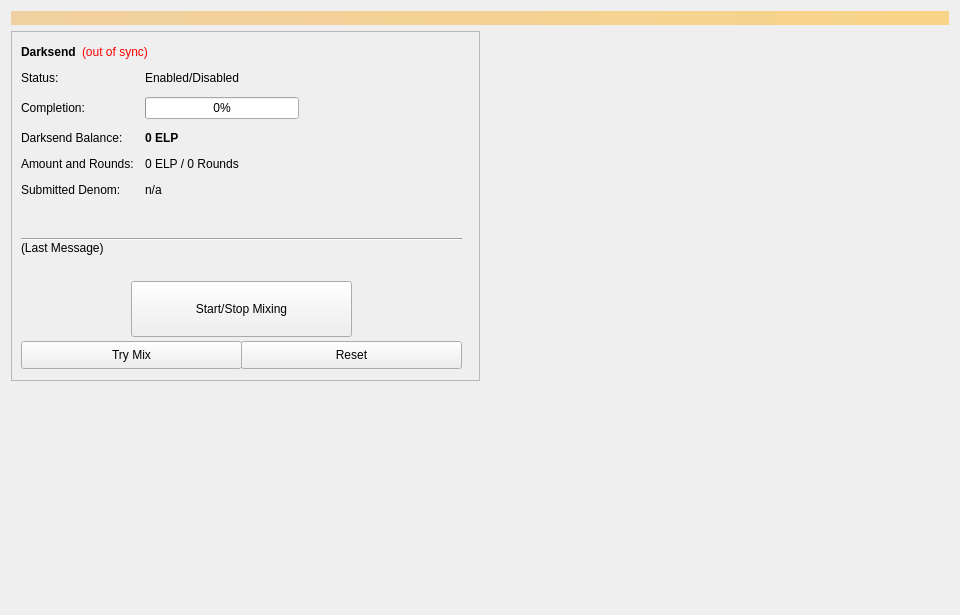
<?xml version="1.0" encoding="UTF-8"?>
<ui version="4.0">
 <class>Coinmix</class>
 <widget class="QWidget" name="Coinmix">
  <property name="geometry">
   <rect>
    <x>0</x>
    <y>0</y>
    <width>960</width>
    <height>615</height>
   </rect>
  </property>
  <property name="minimumSize">
   <size>
    <width>960</width>
    <height>0</height>
   </size>
  </property>
  <property name="windowTitle">
   <string>Form</string>
  </property>
  <layout class="QVBoxLayout" name="topLayout">
   <item>
    <widget class="QLabel" name="labelAlerts">
     <property name="visible">
      <bool>false</bool>
     </property>
     <property name="styleSheet">
      <string notr="true">background-color: qlineargradient(x1: 0, y1: 0, x2: 1, y2: 0, stop:0 #F0D0A0, stop:1 #F8D488); color:#000000;</string>
     </property>
     <property name="wordWrap">
      <bool>true</bool>
     </property>
     <property name="margin">
      <number>3</number>
     </property>
    </widget>
   </item>
   <item>
    <layout class="QHBoxLayout" name="horizontalLayout" stretch="1,1">
     <item>
      <layout class="QVBoxLayout" name="verticalLayout_2">
       <item>
        <widget class="QFrame" name="frameDarksend">
         <property name="minimumSize">
          <size>
           <width>0</width>
           <height>350</height>
          </size>
         </property>
         <property name="layoutDirection">
          <enum>Qt::LeftToRight</enum>
         </property>
         <property name="frameShape">
          <enum>QFrame::StyledPanel</enum>
         </property>
         <property name="frameShadow">
          <enum>QFrame::Raised</enum>
         </property>
         <widget class="QWidget" name="formLayoutWidget">
          <property name="geometry">
           <rect>
            <x>10</x>
            <y>40</y>
            <width>451</width>
            <height>161</height>
           </rect>
          </property>
          <layout class="QFormLayout" name="formLayout">
           <property name="fieldGrowthPolicy">
            <enum>QFormLayout::AllNonFixedFieldsGrow</enum>
           </property>
           <property name="horizontalSpacing">
            <number>11</number>
           </property>
           <property name="verticalSpacing">
            <number>12</number>
           </property>
           <item row="0" column="0">
            <widget class="QLabel" name="label_6">
             <property name="text">
              <string>Status:</string>
             </property>
            </widget>
           </item>
           <item row="1" column="0">
            <widget class="QLabel" name="label_7">
             <property name="text">
              <string>Completion:</string>
             </property>
            </widget>
           </item>
           <item row="1" column="1">
            <widget class="QProgressBar" name="DarksendProgress">
             <property name="maximumSize">
              <size>
               <width>154</width>
               <height>16777215</height>
              </size>
             </property>
             <property name="value">
              <number>0</number>
             </property>
            </widget>
           </item>
           <item row="2" column="0">
            <widget class="QLabel" name="labelAnonymizedText">
             <property name="text">
              <string>Darksend Balance:</string>
             </property>
            </widget>
           </item>
           <item row="2" column="1">
            <widget class="QLabel" name="labelAnonymized">
             <property name="font">
              <font>
               <weight>75</weight>
               <bold>true</bold>
              </font>
             </property>
             <property name="text">
              <string notr="true">0 ELP</string>
             </property>
            </widget>
           </item>
           <item row="3" column="0">
            <widget class="QLabel" name="label_8">
             <property name="text">
              <string>Amount and Rounds:</string>
             </property>
            </widget>
           </item>
           <item row="3" column="1">
            <widget class="QLabel" name="labelAmountRounds">
             <property name="text">
              <string>0 ELP / 0 Rounds</string>
             </property>
            </widget>
           </item>
           <item row="4" column="0">
            <widget class="QLabel" name="label_9">
             <property name="text">
              <string>Submitted Denom:</string>
             </property>
            </widget>
           </item>
           <item row="4" column="1">
            <widget class="QLabel" name="labelSubmittedDenom">
             <property name="toolTip">
              <string>The denominations you submitted to the Masternode.&lt;br&gt;To mix, other users must submit the exact same denominations.</string>
             </property>
             <property name="text">
              <string>n/a</string>
             </property>
            </widget>
           </item>
           <item row="0" column="1">
            <widget class="QLabel" name="DarksendEnabled">
             <property name="text">
              <string>Enabled/Disabled</string>
             </property>
            </widget>
           </item>
          </layout>
         </widget>
         <widget class="QPushButton" name="runAutoDenom">
          <property name="geometry">
           <rect>
            <x>251</x>
            <y>17</y>
            <width>1</width>
            <height>1</height>
           </rect>
          </property>
          <property name="palette">
           <palette>
            <active>
             <colorrole role="WindowText">
              <brush brushstyle="SolidPattern">
               <color alpha="255">
                <red>0</red>
                <green>0</green>
                <blue>0</blue>
               </color>
              </brush>
             </colorrole>
             <colorrole role="Button">
              <brush brushstyle="SolidPattern">
               <color alpha="255">
                <red>239</red>
                <green>238</green>
                <blue>238</blue>
               </color>
              </brush>
             </colorrole>
             <colorrole role="Light">
              <brush brushstyle="SolidPattern">
               <color alpha="255">
                <red>255</red>
                <green>255</green>
                <blue>255</blue>
               </color>
              </brush>
             </colorrole>
             <colorrole role="Midlight">
              <brush brushstyle="SolidPattern">
               <color alpha="255">
                <red>247</red>
                <green>246</green>
                <blue>246</blue>
               </color>
              </brush>
             </colorrole>
             <colorrole role="Dark">
              <brush brushstyle="SolidPattern">
               <color alpha="255">
                <red>119</red>
                <green>119</green>
                <blue>119</blue>
               </color>
              </brush>
             </colorrole>
             <colorrole role="Mid">
              <brush brushstyle="SolidPattern">
               <color alpha="255">
                <red>159</red>
                <green>159</green>
                <blue>159</blue>
               </color>
              </brush>
             </colorrole>
             <colorrole role="Text">
              <brush brushstyle="SolidPattern">
               <color alpha="255">
                <red>0</red>
                <green>0</green>
                <blue>0</blue>
               </color>
              </brush>
             </colorrole>
             <colorrole role="BrightText">
              <brush brushstyle="SolidPattern">
               <color alpha="255">
                <red>255</red>
                <green>255</green>
                <blue>255</blue>
               </color>
              </brush>
             </colorrole>
             <colorrole role="ButtonText">
              <brush brushstyle="SolidPattern">
               <color alpha="255">
                <red>0</red>
                <green>0</green>
                <blue>0</blue>
               </color>
              </brush>
             </colorrole>
             <colorrole role="Base">
              <brush brushstyle="SolidPattern">
               <color alpha="255">
                <red>255</red>
                <green>255</green>
                <blue>255</blue>
               </color>
              </brush>
             </colorrole>
             <colorrole role="Window">
              <brush brushstyle="SolidPattern">
               <color alpha="255">
                <red>239</red>
                <green>238</green>
                <blue>238</blue>
               </color>
              </brush>
             </colorrole>
             <colorrole role="Shadow">
              <brush brushstyle="SolidPattern">
               <color alpha="255">
                <red>0</red>
                <green>0</green>
                <blue>0</blue>
               </color>
              </brush>
             </colorrole>
             <colorrole role="AlternateBase">
              <brush brushstyle="SolidPattern">
               <color alpha="255">
                <red>247</red>
                <green>246</green>
                <blue>246</blue>
               </color>
              </brush>
             </colorrole>
             <colorrole role="ToolTipBase">
              <brush brushstyle="SolidPattern">
               <color alpha="255">
                <red>255</red>
                <green>255</green>
                <blue>220</blue>
               </color>
              </brush>
             </colorrole>
             <colorrole role="ToolTipText">
              <brush brushstyle="SolidPattern">
               <color alpha="255">
                <red>0</red>
                <green>0</green>
                <blue>0</blue>
               </color>
              </brush>
             </colorrole>
            </active>
            <inactive>
             <colorrole role="WindowText">
              <brush brushstyle="SolidPattern">
               <color alpha="255">
                <red>0</red>
                <green>0</green>
                <blue>0</blue>
               </color>
              </brush>
             </colorrole>
             <colorrole role="Button">
              <brush brushstyle="SolidPattern">
               <color alpha="255">
                <red>239</red>
                <green>238</green>
                <blue>238</blue>
               </color>
              </brush>
             </colorrole>
             <colorrole role="Light">
              <brush brushstyle="SolidPattern">
               <color alpha="255">
                <red>255</red>
                <green>255</green>
                <blue>255</blue>
               </color>
              </brush>
             </colorrole>
             <colorrole role="Midlight">
              <brush brushstyle="SolidPattern">
               <color alpha="255">
                <red>247</red>
                <green>246</green>
                <blue>246</blue>
               </color>
              </brush>
             </colorrole>
             <colorrole role="Dark">
              <brush brushstyle="SolidPattern">
               <color alpha="255">
                <red>119</red>
                <green>119</green>
                <blue>119</blue>
               </color>
              </brush>
             </colorrole>
             <colorrole role="Mid">
              <brush brushstyle="SolidPattern">
               <color alpha="255">
                <red>159</red>
                <green>159</green>
                <blue>159</blue>
               </color>
              </brush>
             </colorrole>
             <colorrole role="Text">
              <brush brushstyle="SolidPattern">
               <color alpha="255">
                <red>0</red>
                <green>0</green>
                <blue>0</blue>
               </color>
              </brush>
             </colorrole>
             <colorrole role="BrightText">
              <brush brushstyle="SolidPattern">
               <color alpha="255">
                <red>255</red>
                <green>255</green>
                <blue>255</blue>
               </color>
              </brush>
             </colorrole>
             <colorrole role="ButtonText">
              <brush brushstyle="SolidPattern">
               <color alpha="255">
                <red>0</red>
                <green>0</green>
                <blue>0</blue>
               </color>
              </brush>
             </colorrole>
             <colorrole role="Base">
              <brush brushstyle="SolidPattern">
               <color alpha="255">
                <red>255</red>
                <green>255</green>
                <blue>255</blue>
               </color>
              </brush>
             </colorrole>
             <colorrole role="Window">
              <brush brushstyle="SolidPattern">
               <color alpha="255">
                <red>239</red>
                <green>238</green>
                <blue>238</blue>
               </color>
              </brush>
             </colorrole>
             <colorrole role="Shadow">
              <brush brushstyle="SolidPattern">
               <color alpha="255">
                <red>0</red>
                <green>0</green>
                <blue>0</blue>
               </color>
              </brush>
             </colorrole>
             <colorrole role="AlternateBase">
              <brush brushstyle="SolidPattern">
               <color alpha="255">
                <red>247</red>
                <green>246</green>
                <blue>246</blue>
               </color>
              </brush>
             </colorrole>
             <colorrole role="ToolTipBase">
              <brush brushstyle="SolidPattern">
               <color alpha="255">
                <red>255</red>
                <green>255</green>
                <blue>220</blue>
               </color>
              </brush>
             </colorrole>
             <colorrole role="ToolTipText">
              <brush brushstyle="SolidPattern">
               <color alpha="255">
                <red>0</red>
                <green>0</green>
                <blue>0</blue>
               </color>
              </brush>
             </colorrole>
            </inactive>
            <disabled>
             <colorrole role="WindowText">
              <brush brushstyle="SolidPattern">
               <color alpha="255">
                <red>119</red>
                <green>119</green>
                <blue>119</blue>
               </color>
              </brush>
             </colorrole>
             <colorrole role="Button">
              <brush brushstyle="SolidPattern">
               <color alpha="255">
                <red>239</red>
                <green>238</green>
                <blue>238</blue>
               </color>
              </brush>
             </colorrole>
             <colorrole role="Light">
              <brush brushstyle="SolidPattern">
               <color alpha="255">
                <red>255</red>
                <green>255</green>
                <blue>255</blue>
               </color>
              </brush>
             </colorrole>
             <colorrole role="Midlight">
              <brush brushstyle="SolidPattern">
               <color alpha="255">
                <red>247</red>
                <green>246</green>
                <blue>246</blue>
               </color>
              </brush>
             </colorrole>
             <colorrole role="Dark">
              <brush brushstyle="SolidPattern">
               <color alpha="255">
                <red>119</red>
                <green>119</green>
                <blue>119</blue>
               </color>
              </brush>
             </colorrole>
             <colorrole role="Mid">
              <brush brushstyle="SolidPattern">
               <color alpha="255">
                <red>159</red>
                <green>159</green>
                <blue>159</blue>
               </color>
              </brush>
             </colorrole>
             <colorrole role="Text">
              <brush brushstyle="SolidPattern">
               <color alpha="255">
                <red>119</red>
                <green>119</green>
                <blue>119</blue>
               </color>
              </brush>
             </colorrole>
             <colorrole role="BrightText">
              <brush brushstyle="SolidPattern">
               <color alpha="255">
                <red>255</red>
                <green>255</green>
                <blue>255</blue>
               </color>
              </brush>
             </colorrole>
             <colorrole role="ButtonText">
              <brush brushstyle="SolidPattern">
               <color alpha="255">
                <red>119</red>
                <green>119</green>
                <blue>119</blue>
               </color>
              </brush>
             </colorrole>
             <colorrole role="Base">
              <brush brushstyle="SolidPattern">
               <color alpha="255">
                <red>239</red>
                <green>238</green>
                <blue>238</blue>
               </color>
              </brush>
             </colorrole>
             <colorrole role="Window">
              <brush brushstyle="SolidPattern">
               <color alpha="255">
                <red>239</red>
                <green>238</green>
                <blue>238</blue>
               </color>
              </brush>
             </colorrole>
             <colorrole role="Shadow">
              <brush brushstyle="SolidPattern">
               <color alpha="255">
                <red>0</red>
                <green>0</green>
                <blue>0</blue>
               </color>
              </brush>
             </colorrole>
             <colorrole role="AlternateBase">
              <brush brushstyle="SolidPattern">
               <color alpha="255">
                <red>239</red>
                <green>238</green>
                <blue>238</blue>
               </color>
              </brush>
             </colorrole>
             <colorrole role="ToolTipBase">
              <brush brushstyle="SolidPattern">
               <color alpha="255">
                <red>255</red>
                <green>255</green>
                <blue>220</blue>
               </color>
              </brush>
             </colorrole>
             <colorrole role="ToolTipText">
              <brush brushstyle="SolidPattern">
               <color alpha="255">
                <red>0</red>
                <green>0</green>
                <blue>0</blue>
               </color>
              </brush>
             </colorrole>
            </disabled>
           </palette>
          </property>
          <property name="focusPolicy">
           <enum>Qt::NoFocus</enum>
          </property>
          <property name="autoFillBackground">
           <bool>true</bool>
          </property>
          <property name="text">
           <string/>
          </property>
          <property name="flat">
           <bool>true</bool>
          </property>
         </widget>
         <widget class="QPushButton" name="toggleDarksend">
          <property name="geometry">
           <rect>
            <x>120</x>
            <y>250</y>
            <width>221</width>
            <height>56</height>
           </rect>
          </property>
          <property name="sizePolicy">
           <sizepolicy hsizetype="MinimumExpanding" vsizetype="Fixed">
            <horstretch>0</horstretch>
            <verstretch>0</verstretch>
           </sizepolicy>
          </property>
          <property name="text">
           <string>Start/Stop Mixing</string>
          </property>
         </widget>
         <widget class="Line" name="lineLastMessage">
          <property name="geometry">
           <rect>
            <x>10</x>
            <y>200</y>
            <width>441</width>
            <height>16</height>
           </rect>
          </property>
          <property name="orientation">
           <enum>Qt::Horizontal</enum>
          </property>
         </widget>
         <widget class="QLabel" name="DarksendStatus">
          <property name="geometry">
           <rect>
            <x>10</x>
            <y>210</y>
            <width>451</width>
            <height>43</height>
           </rect>
          </property>
          <property name="minimumSize">
           <size>
            <width>288</width>
            <height>43</height>
           </size>
          </property>
          <property name="text">
           <string>(Last Message)</string>
          </property>
          <property name="alignment">
           <set>Qt::AlignLeading|Qt::AlignLeft|Qt::AlignTop</set>
          </property>
          <property name="wordWrap">
           <bool>true</bool>
          </property>
         </widget>
         <widget class="QPushButton" name="DarksendAuto">
          <property name="geometry">
           <rect>
            <x>10</x>
            <y>310</y>
            <width>221</width>
            <height>28</height>
           </rect>
          </property>
          <property name="sizePolicy">
           <sizepolicy hsizetype="MinimumExpanding" vsizetype="Fixed">
            <horstretch>0</horstretch>
            <verstretch>0</verstretch>
           </sizepolicy>
          </property>
          <property name="toolTip">
           <string>Try to manually submit a Darksend request.</string>
          </property>
          <property name="text">
           <string>Try Mix</string>
          </property>
         </widget>
         <widget class="QPushButton" name="DarksendReset">
          <property name="geometry">
           <rect>
            <x>230</x>
            <y>310</y>
            <width>221</width>
            <height>28</height>
           </rect>
          </property>
          <property name="sizePolicy">
           <sizepolicy hsizetype="MinimumExpanding" vsizetype="Fixed">
            <horstretch>0</horstretch>
            <verstretch>0</verstretch>
           </sizepolicy>
          </property>
          <property name="toolTip">
           <string>Reset the current status of Darksend (can interrupt Darksend if it's in the process of Mixing, which can cost you money!)</string>
          </property>
          <property name="autoFillBackground">
           <bool>false</bool>
          </property>
          <property name="text">
           <string>Reset</string>
          </property>
         </widget>
         <widget class="QWidget" name="layoutWidget">
          <property name="geometry">
           <rect>
            <x>10</x>
            <y>10</y>
            <width>431</width>
            <height>22</height>
           </rect>
          </property>
          <layout class="QHBoxLayout" name="horizontalLayout_5">
           <item>
            <widget class="QLabel" name="label_2">
             <property name="font">
              <font>
               <weight>75</weight>
               <bold>true</bold>
              </font>
             </property>
             <property name="text">
              <string>Darksend</string>
             </property>
            </widget>
           </item>
           <item>
            <widget class="QLabel" name="labelDarksendSyncStatus">
             <property name="toolTip">
              <string>The displayed information may be out of date. Your wallet automatically synchronizes with the Ellerium network after a connection is established, but this process has not completed yet.</string>
             </property>
             <property name="styleSheet">
              <string notr="true">QLabel { color: red; }</string>
             </property>
             <property name="text">
              <string notr="true">(out of sync)</string>
             </property>
             <property name="alignment">
              <set>Qt::AlignLeading|Qt::AlignLeft|Qt::AlignVCenter</set>
             </property>
            </widget>
           </item>
           <item>
            <spacer name="horizontalSpacer_4">
             <property name="orientation">
              <enum>Qt::Horizontal</enum>
             </property>
             <property name="sizeHint" stdset="0">
              <size>
               <width>40</width>
               <height>20</height>
              </size>
             </property>
            </spacer>
           </item>
          </layout>
         </widget>
        </widget>
       </item>
       <item>
        <spacer name="verticalSpacer">
         <property name="orientation">
          <enum>Qt::Vertical</enum>
         </property>
         <property name="sizeHint" stdset="0">
          <size>
           <width>20</width>
           <height>40</height>
          </size>
         </property>
        </spacer>
       </item>
      </layout>
     </item>
     <item>
      <layout class="QVBoxLayout" name="verticalLayout_3">
       <item>
        <spacer name="verticalSpacer_2">
         <property name="orientation">
          <enum>Qt::Vertical</enum>
         </property>
         <property name="sizeType">
          <enum>QSizePolicy::Expanding</enum>
         </property>
         <property name="sizeHint" stdset="0">
          <size>
           <width>20</width>
           <height>40</height>
          </size>
         </property>
        </spacer>
       </item>
      </layout>
     </item>
    </layout>
   </item>
  </layout>
 </widget>
 <resources/>
 <connections/>
</ui>
